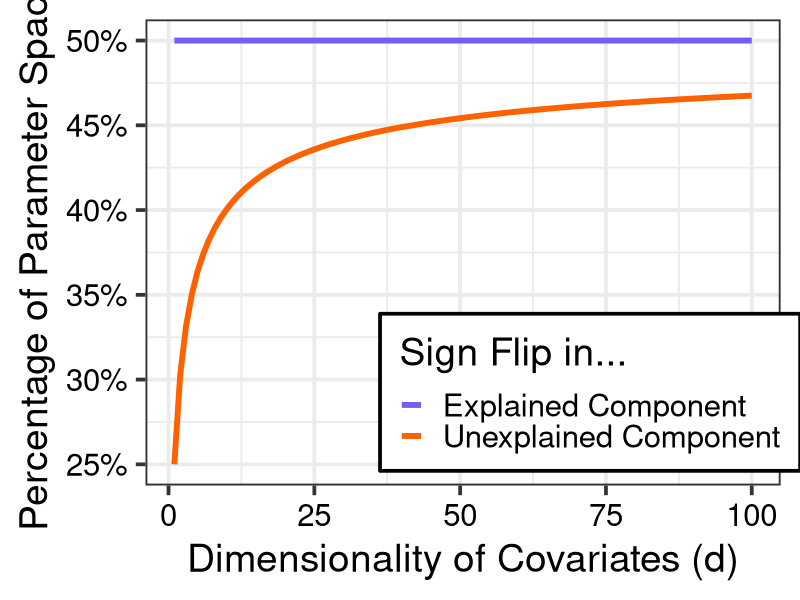

Recreate this plot in R.
# Libraries ---------------------------------------------------------------
library(here)
library(tidyr)
library(dplyr)
library(purrr)
library(glue)
library(ggplot2)

# Helpers -----------------------------------------------------------------
# Irwin-Hall CDF (approximate for large n)
pirwinhall = function(x, n) {
  if (n > 80) { pirwinhall_approx(x, n) } else { pirwinhall_exact(x, n) }
}

pirwinhall_exact = function(x, n) {
  
  sapply(x, 
         \(xx) {
           k = seq(0, floor(xx))
           sum((-1)**k * choose(n, k) * (xx - k)**n) / factorial(n)
         })
}

# Gaussian approximation to Irwin-Hall distribution
pirwinhall_approx = function(x, n) { pnorm(x, mean = n / 2, sd = sqrt(n / 12)) }

# Irwin-Hall PDF (approximate for large n)
dirwinhall = function(x, n) {
  if (n > 50) {
    dirwinhall_approx(x, n)
  } else {
    dirwinhall_exact(x, n)
  }
}

dirwinhall_exact = function(x, n) {
  
  sapply(x, 
         \(xx) {
           k = seq(0, floor(xx))
           sum((-1)**k * choose(n, k) * (xx - k)**{n-1}) / factorial(n-1)
         })
}

dirwinhall_approx = function(x, n) {
  dnorm(x, mean = n / 2, sd = sqrt(n / 12))
}

# Sign flip is probability for falling in either tail
pr_signflip = function(d, m) {
  
  lower = integrate(\(i) (1 - pirwinhall(x = d + 1 - i, n = 2*d)) * dirwinhall(x = i, n = 2),
                    lower = 0,
                    upper = 1)$value
  
  upper = integrate(\(i) pirwinhall(x = d + 1 - i, n = 2*d) * dirwinhall(x = i, n = 2),
                    lower = 1,
                    upper = 2)$value
  
  lower + upper
}


# Setup --------------------------------------------------------------------
design = tidyr::crossing(d = 1:100,
                         m = 10)
gg_tb = dplyr::mutate(design,
                      pr_unexplained = purrr::pmap_dbl(design, pr_signflip),
                      pr_explained   = 0.5) |> 
  pivot_longer(c(pr_explained, pr_unexplained),
               names_prefix = 'pr_',
               names_to = 'component',
               values_to = 'pr') |> 
  mutate(component = ifelse(component == 'explained',
                            'Explained Component',
                            'Unexplained Component'))


# Plot ---------------------------------------------------------------------
gg = ggplot(gg_tb,
            aes(x = d, y = pr, color = component)) +
  labs(x     = "Dimensionality of Covariates (d)",
       y     = "Percentage of Parameter Space",
       color = "Sign Flip in...") +
  theme_bw(base_size = 28) +
  theme(axis.text       = element_text(color = 'black'),
        legend.position = "inside",
        legend.position.inside = c(0.7, 0.2),
        legend.background = element_rect(colour = "black")) +
  scale_color_manual(values = c('Explained Component'   = '#785EF0',
                                'Unexplained Component' = '#FE6100')) +
  scale_y_continuous(labels = scales::percent) +
  geom_line(linewidth = 2)

ggsave(here('Sections', 'Figures', 'prob_unexplained.pdf'),
       gg, 
       width = 9, height = 6.5, units = "in")
